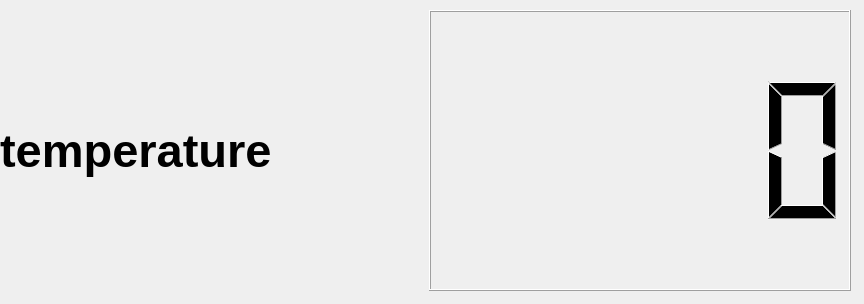
<?xml version="1.0" encoding="UTF-8"?>
<ui version="4.0">
 <class>Dialog</class>
 <widget class="QDialog" name="Dialog">
  <property name="geometry">
   <rect>
    <x>0</x>
    <y>0</y>
    <width>864</width>
    <height>304</height>
   </rect>
  </property>
  <property name="windowTitle">
   <string>Dialog</string>
  </property>
  <widget class="QWidget" name="horizontalLayoutWidget">
   <property name="geometry">
    <rect>
     <x>0</x>
     <y>10</y>
     <width>851</width>
     <height>281</height>
    </rect>
   </property>
   <layout class="QHBoxLayout" name="horizontalLayout">
    <item>
     <widget class="QLabel" name="temp_label">
      <property name="enabled">
       <bool>true</bool>
      </property>
      <property name="font">
       <font>
        <pointsize>35</pointsize>
        <weight>75</weight>
        <bold>true</bold>
       </font>
      </property>
      <property name="text">
       <string>temperature</string>
      </property>
     </widget>
    </item>
    <item>
     <widget class="QLCDNumber" name="temp_lcdNumber"/>
    </item>
   </layout>
  </widget>
 </widget>
 <resources/>
 <connections/>
</ui>
